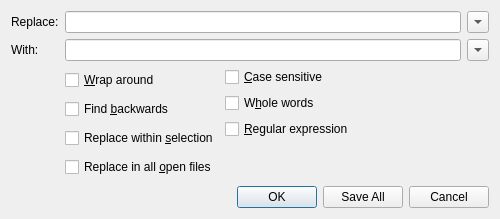
<ui version="4.0" >
 <class>ReplaceDialog</class>
 <widget class="QDialog" name="ReplaceDialog" >
  <property name="windowModality" >
   <enum>Qt::ApplicationModal</enum>
  </property>
  <property name="geometry" >
   <rect>
    <x>0</x>
    <y>0</y>
    <width>500</width>
    <height>219</height>
   </rect>
  </property>
  <property name="sizePolicy" >
   <sizepolicy vsizetype="Fixed" hsizetype="Fixed" >
    <horstretch>0</horstretch>
    <verstretch>0</verstretch>
   </sizepolicy>
  </property>
  <property name="windowTitle" >
   <string>Replace</string>
  </property>
  <property name="modal" >
   <bool>true</bool>
  </property>
  <layout class="QGridLayout" name="gridLayout" >
   <item row="0" column="0" >
    <widget class="QLabel" name="label" >
     <property name="text" >
      <string>Replace:</string>
     </property>
    </widget>
   </item>
   <item row="0" column="1" >
    <widget class="QLineEdit" name="searchText" >
     <property name="sizePolicy" >
      <sizepolicy vsizetype="Fixed" hsizetype="Expanding" >
       <horstretch>1</horstretch>
       <verstretch>0</verstretch>
      </sizepolicy>
     </property>
    </widget>
   </item>
   <item row="0" column="2" >
    <widget class="QToolButton" name="recentSearches" >
     <property name="maximumSize" >
      <size>
       <width>22</width>
       <height>22</height>
      </size>
     </property>
     <property name="text" >
      <string/>
     </property>
     <property name="popupMode" >
      <enum>QToolButton::InstantPopup</enum>
     </property>
     <property name="arrowType" >
      <enum>Qt::DownArrow</enum>
     </property>
    </widget>
   </item>
   <item row="1" column="0" >
    <widget class="QLabel" name="label_2" >
     <property name="text" >
      <string>With:</string>
     </property>
    </widget>
   </item>
   <item row="1" column="1" >
    <widget class="QLineEdit" name="replaceText" >
     <property name="sizePolicy" >
      <sizepolicy vsizetype="Fixed" hsizetype="Expanding" >
       <horstretch>1</horstretch>
       <verstretch>0</verstretch>
      </sizepolicy>
     </property>
    </widget>
   </item>
   <item row="1" column="2" >
    <widget class="QToolButton" name="recentReplacements" >
     <property name="maximumSize" >
      <size>
       <width>22</width>
       <height>22</height>
      </size>
     </property>
     <property name="text" >
      <string/>
     </property>
     <property name="popupMode" >
      <enum>QToolButton::InstantPopup</enum>
     </property>
     <property name="arrowType" >
      <enum>Qt::DownArrow</enum>
     </property>
    </widget>
   </item>
   <item row="2" column="1" colspan="2" >
    <layout class="QHBoxLayout" name="horizontalLayout" >
     <item>
      <layout class="QVBoxLayout" name="verticalLayout" >
       <item>
        <widget class="QCheckBox" name="checkBox_wrap" >
         <property name="text" >
          <string>&amp;Wrap around</string>
         </property>
        </widget>
       </item>
       <item>
        <widget class="QCheckBox" name="checkBox_backwards" >
         <property name="text" >
          <string>Find &amp;backwards</string>
         </property>
        </widget>
       </item>
       <item>
        <widget class="QCheckBox" name="checkBox_selection" >
         <property name="text" >
          <string>Replace within &amp;selection</string>
         </property>
        </widget>
       </item>
       <item>
        <widget class="QCheckBox" name="checkBox_allFiles" >
         <property name="text" >
          <string>Replace in all &amp;open files</string>
         </property>
        </widget>
       </item>
      </layout>
     </item>
     <item>
      <layout class="QVBoxLayout" name="verticalLayout_3" >
       <item>
        <widget class="QCheckBox" name="checkBox_case" >
         <property name="text" >
          <string>&amp;Case sensitive</string>
         </property>
        </widget>
       </item>
       <item>
        <widget class="QCheckBox" name="checkBox_words" >
         <property name="text" >
          <string>W&amp;hole words</string>
         </property>
        </widget>
       </item>
       <item>
        <widget class="QCheckBox" name="checkBox_regex" >
         <property name="text" >
          <string>&amp;Regular expression</string>
         </property>
        </widget>
       </item>
       <item>
        <spacer name="verticalSpacer" >
         <property name="orientation" >
          <enum>Qt::Vertical</enum>
         </property>
         <property name="sizeHint" stdset="0" >
          <size>
           <width>20</width>
           <height>13</height>
          </size>
         </property>
        </spacer>
       </item>
      </layout>
     </item>
     <item>
      <layout class="QVBoxLayout" name="verticalLayout_2" >
       <item>
        <spacer name="verticalSpacer_3" >
         <property name="orientation" >
          <enum>Qt::Vertical</enum>
         </property>
         <property name="sizeHint" stdset="0" >
          <size>
           <width>20</width>
           <height>34</height>
          </size>
         </property>
        </spacer>
       </item>
       <item>
        <widget class="QLabel" name="regexStatus" >
         <property name="palette" >
          <palette>
           <active>
            <colorrole role="WindowText" >
             <brush brushstyle="SolidPattern" >
              <color alpha="255" >
               <red>255</red>
               <green>0</green>
               <blue>0</blue>
              </color>
             </brush>
            </colorrole>
           </active>
           <inactive>
            <colorrole role="WindowText" >
             <brush brushstyle="SolidPattern" >
              <color alpha="255" >
               <red>255</red>
               <green>0</green>
               <blue>0</blue>
              </color>
             </brush>
            </colorrole>
           </inactive>
           <disabled>
            <colorrole role="WindowText" >
             <brush brushstyle="SolidPattern" >
              <color alpha="255" >
               <red>127</red>
               <green>127</green>
               <blue>127</blue>
              </color>
             </brush>
            </colorrole>
           </disabled>
          </palette>
         </property>
        </widget>
       </item>
       <item>
        <spacer name="verticalSpacer_2" >
         <property name="orientation" >
          <enum>Qt::Vertical</enum>
         </property>
         <property name="sizeHint" stdset="0" >
          <size>
           <width>20</width>
           <height>13</height>
          </size>
         </property>
        </spacer>
       </item>
      </layout>
     </item>
    </layout>
   </item>
   <item row="3" column="0" colspan="3" >
    <widget class="QDialogButtonBox" name="buttonBox" >
     <property name="standardButtons" >
      <set>QDialogButtonBox::Cancel|QDialogButtonBox::Ok|QDialogButtonBox::SaveAll</set>
     </property>
    </widget>
   </item>
  </layout>
 </widget>
 <tabstops>
  <tabstop>searchText</tabstop>
  <tabstop>replaceText</tabstop>
  <tabstop>checkBox_wrap</tabstop>
  <tabstop>checkBox_backwards</tabstop>
  <tabstop>checkBox_selection</tabstop>
  <tabstop>checkBox_allFiles</tabstop>
  <tabstop>checkBox_case</tabstop>
  <tabstop>checkBox_words</tabstop>
  <tabstop>checkBox_regex</tabstop>
 </tabstops>
 <resources/>
 <connections/>
</ui>
